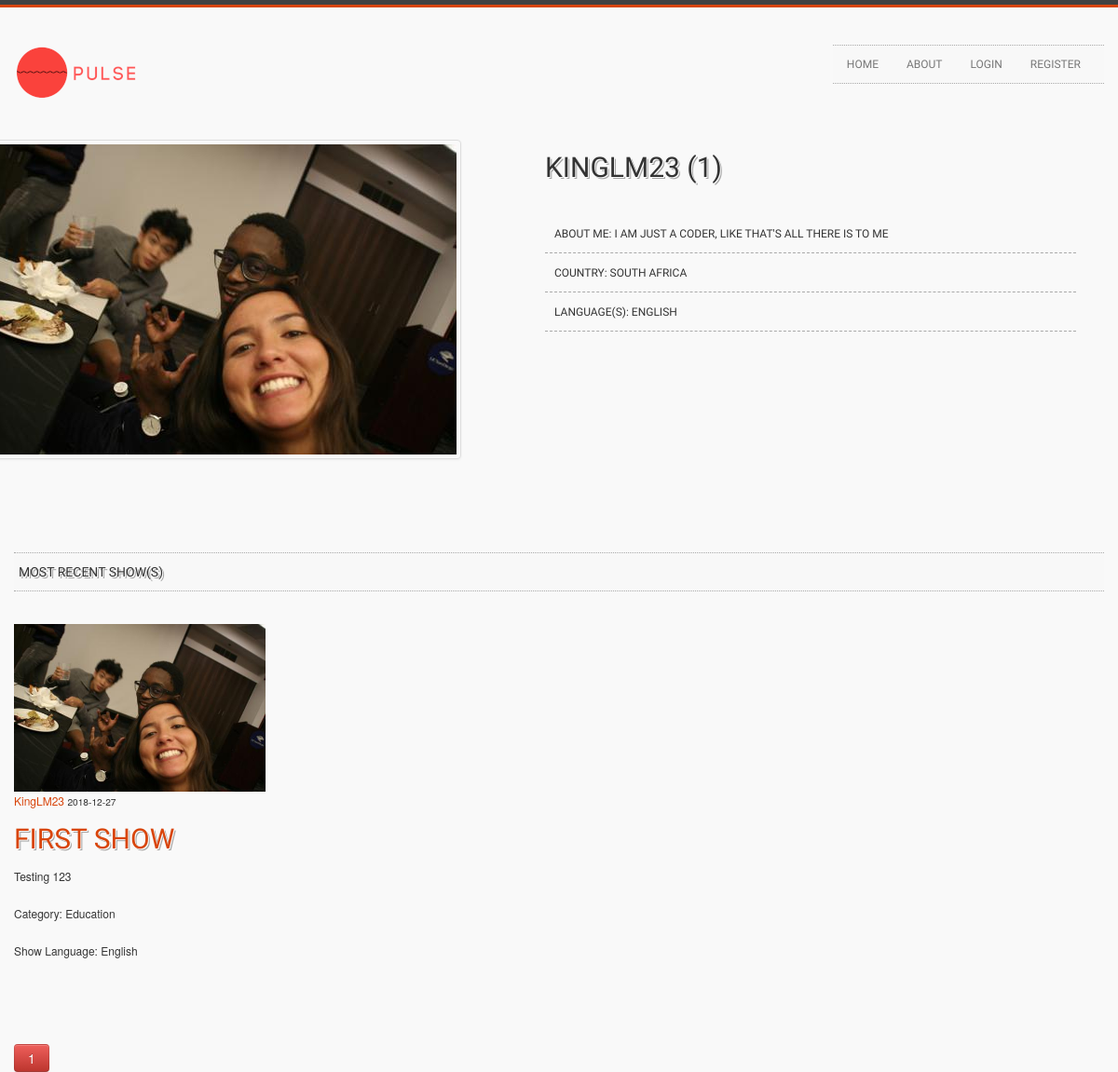
Page /user/KingLM23 on the earlier database version.
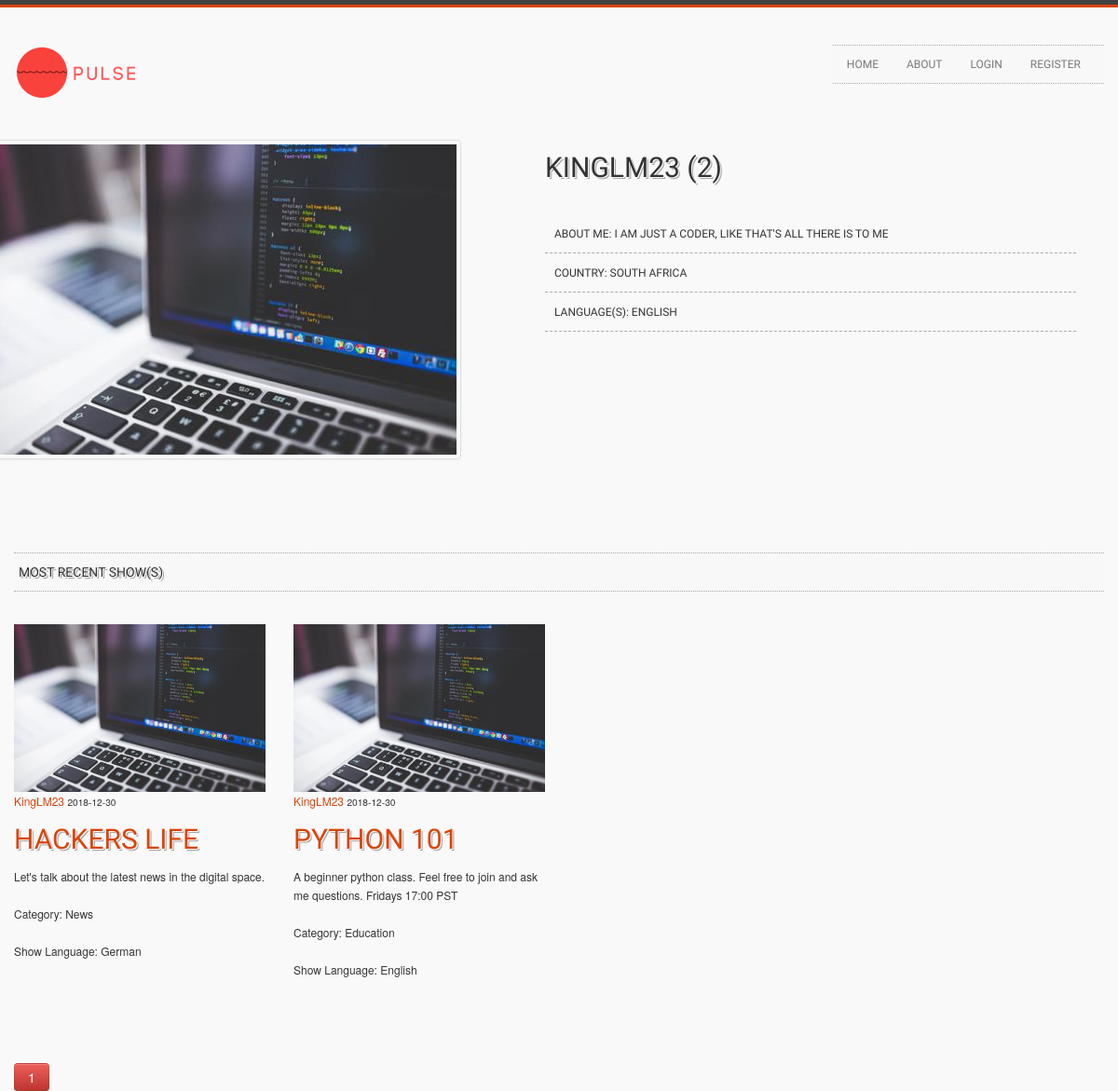
Same page on the later database version.
### flask_platform/models.py (models this page shows, shortened)
class User(db.Model, UserMixin):
    id = db.Column(db.Integer, primary_key=True)
    username = db.Column(db.String(20), unique=True, nullable=False)
    email = db.Column(db.String(120), unique=True, nullable=False)
    image_file = db.Column(db.String(20), nullable=False, default='default.jpeg')
    password = db.Column(db.String(60), nullable=False)
    about = db.Column(db.String(200), unique=False, nullable=False)
    country  = db.Column(db.String(40), unique=False, nullable=False)
    languages = db.Column(db.String(120), unique=False, nullable=False)
    shows = db.relationship('Show', backref='author', lazy=True)

class Show(db.Model):
    id = db.Column(db.Integer, primary_key=True)
    title = db.Column(db.String(100), nullable=False)
    date_posted = db.Column(db.DateTime, nullable=False, default=datetime.utcnow)
    description = db.Column(db.Text, nullable=False)
    category = db.Column(db.Text, nullable=False)
    show_language = db.Column(db.Text, nullable=False)
    user_id = db.Column(db.Integer, db.ForeignKey('user.id'), nullable=False)

### flask_platform/users/routes.py (the view)
@users.route("/user/<string:username>")
def user_shows(username):
    page = request.args.get('page', 1, type=int)
    user = User.query.filter_by(username=username).first_or_404()
    shows = Show.query.filter_by(author=user)\
        .order_by(Show.date_posted.desc())\
        .paginate(page=page, per_page=5)
    return render_template('user_shows.html', shows=shows, user=user)

### flask_platform/templates/user_shows.html (shortened to what this page needs)
{% extends "layout.html" %}
{% block content %}
    <div class="row headline">
        <div class="row">
                <div class="span6">
                    <img class="align-left thumbnail" src="{{ url_for('static', filename='profile_pics/' + user.image_file) }}">
                </div>
                <div class="span6">
                    <h2>{{ user.username }} ({{ shows.total }})</h2>
                    <ul class="project-info">
                        <li><h6>About Me: {{ user.about }}</h6></li>
                        <li><h6>Country: {{ user.country }}</h6></li>
                        <li><h6>Language(s): {{ user.languages }}</h6></li>
                    </ul>
                </div>
            </div>
    </div>
    <div class="row gallery-row">
    	<div class="span12">
            <h5 class="title-bg">Most recent show(s)
            </h5>
            <div class="row clearfix no-margin">
            <ul class="gallery-post-grid holder">
	                    {% for show in shows.items %}
	                    <li  class="span3 gallery-item" data-id="id-1" data-type="illustration">
	                        <article class="media content-section">
					          <img class="rounded-circle article-img" src="{{ url_for('static', filename='profile_pics/' + show.author.image_file) }}">
					          <div class="media-body">
					            <div class="article-metadata">
					              <a class="mr-2" href="{{ url_for('users.user_shows', username=show.author.username) }}">{{ show.author.username }}</a>
					              <small class="text-muted">{{ show.date_posted.strftime('%Y-%m-%d') }}</small>
					            </div>
					            <h2><a class="article-title" href="{{ url_for('shows.show', show_id=show.id) }}">{{ show.title }}</a></h2>
					            <p class="article-content">{{ show.description }}</p>
					            <p class="article-content">Category: {{ show.category }}</p>
					            <p class="article-content">Show Language: {{ show.show_language }}</p>
					          </div>
					        </article>
	                    </li>
                        {% endfor %}
                </ul>
                </div>
            </div>
    </div>
    {% for page_num in shows.iter_pages(left_edge=1, right_edge=1, left_current=1, right_current=2) %}
      {% if page_num %}
        {% if shows.page == page_num %}
          <a class="btn btn-danger mb-4" href="{{ url_for('users.user_shows', username=user.username, page=page_num) }}">{{ page_num }}</a>
        {% else %}
          <a class="btn btn-outline-danger mb-4" href="{{ url_for('users.user_shows', username=user.username, page=page_num) }}">{{ page_num }}</a>
        {% endif %}
      {% else %}
        ...
      {% endif %}
    {% endfor %}
{% endblock content %}

### flask_platform/templates/layout.html (shortened to what this page needs)
<!DOCTYPE html>
<html xmlns="http://www.w3.org/1999/xhtml">
<head>
	<link rel="stylesheet" href= "{{ url_for('static', filename='bootstrap.css') }}">
	<link rel="stylesheet" href= "{{ url_for('static', filename='bootstrap-responsive.css') }}">
	<link rel="stylesheet" href= "{{ url_for('static', filename='prettyPhoto.css') }}">
	<link rel="stylesheet" href= "{{ url_for('static', filename='flexslider.css') }}">
	<link rel="stylesheet" href= "{{ url_for('static', filename='custom-styles.css') }}">
</head>
<body class="home">
	<div class="color-bar-1"></div>
    <div class="color-bar-2 color-bg"></div>
    <div class="container">
      <div class="row header">
        <div class="span5 logo">
        	<a href="{{ url_for('main.home') }}"><img src="{{ url_for('static', filename='logos/red_logo.png') }}" alt="" /></a>
        </div>
        <div class="span7 navigation">
            <div class="navbar hidden-phone">
            <ul class="nav">
	            <li><a href="{{ url_for('main.home') }}">Home</a></li>
	            <li><a href="{{ url_for('main.about') }}">About</a></li>
	            {% if current_user.is_authenticated %}
	            	<li><a href="{{ url_for('shows.new_show') }}">Create a Show</a></li>
	            	<li><a href="{{ url_for('users.account') }}">Account</a></li>
	            	<li><a href="{{ url_for('users.logout') }}">Logout</a></li>
              	{% else %}
              		<li><a href="{{ url_for('users.login') }}">Login</a></li>
	            	<li><a href="{{ url_for('users.register') }}">Register</a></li>
              	{% endif %}
            </ul>
            </div>
        </div>
      </div>
      {% block content %}{% endblock %}
</body>
</html>

### flask_platform/static/custom-styles.css (style rules this page uses)
html, body { font-size:12px; line-height:18px; height: 100%; }
body { background: #f9f9f9 }
h1, h2, h3, h4 , h5, h6 { font-family: "Oswald", sans-serif; font-weight: normal; text-transform:uppercase; }
h1, h2, h3, h4, h5 { text-shadow: 1px 1px 0 #fdfdfd, 2px 2px 0 rgba(81, 81, 81, 0.5), 0 0 1px #fdfdfd; }
h1.title-bg, h2.title-bg, h3.title-bg, h4.title-bg , h5.title-bg, h6.title-bg { background:#f8f8f8; padding:10px 5px; margin: 0px 0px 20px 0px; border-bottom: 1px dotted #a9a9a9; border-top: 1px dotted #a9a9a9; }
a, a:hover { color:#d8450b; }
p { margin-bottom: 20px; }
.logo { margin-top:40px; }
.logo img { padding-right:20px; }
.headline { margin-bottom:20px; }
.navigation { margin-top:40px; }
.navigation .navbar { float:right; background:#f8f8f8; border-bottom: 1px dotted #a9a9a9; border-top: 1px dotted #a9a9a9; }
.navbar .nav > li > a { font-family: "Oswald", sans-serif; font-weight: normal; text-shadow: none; text-transform:uppercase; font-size:12px; padding: 10px 15px 10px; }
.gallery-item { margin-bottom:15px; margin-top:15px; }
.project-info { margin: 0px 0px 40px 0px; }
.project-info li { list-style: none; border-bottom: 1px dashed #a9a9a9;; padding: 10px; }
.project-info li h6 { display: inline; margin-right: 5px; }
.gallery-post-grid { margin:0px; }
.gallery-post-grid li { list-style: none; float: left; margin-bottom: 30px; }
.row { margin-bottom:40px; }
.no-margin { margin-bottom:0px; }
.align-left { float: left; margin: 0px 20px 20px 0px; }
.color-bg { background:#d8450b; }
.color-bar-1, .color-bar-2 { width:100% }
.color-bar-1 { background:#414141; height:5px; }
.color-bar-2 { height:3px; }

Differences in the rows shown:
removed Show: image_file (picture), author.username "KingLM23", date_posted "2018-12-27", title "FIRST SHOW", description "Testing 123", category "Education", show_language "English"
changed User "KINGLM23": image_file: a different picture
added Show: image_file (picture), author.username "KingLM23", date_posted "2018-12-30", title "HACKERS LIFE", description "Let's talk about the latest news in the digital space.", category "News", show_language "German"
added Show: image_file (picture), author.username "KingLM23", date_posted "2018-12-30", title "PYTHON 101", description "A beginner python class. Feel free to join and ask me questions. Fridays 17:00 PST", category "Education", show_language "English"
Other differences:
{{ shows.total }}: "1" → "2"
